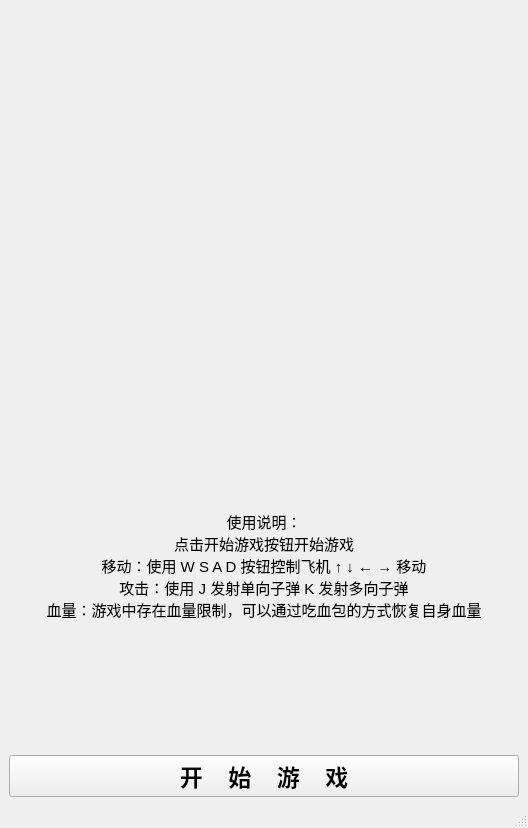
<?xml version="1.0" encoding="UTF-8"?>
<ui version="4.0">
 <class>MainWindowPlane</class>
 <widget class="QMainWindow" name="MainWindowPlane">
  <property name="geometry">
   <rect>
    <x>0</x>
    <y>0</y>
    <width>528</width>
    <height>828</height>
   </rect>
  </property>
  <property name="windowTitle">
   <string>飞机大战</string>
  </property>
  <widget class="QWidget" name="centralwidget">
   <layout class="QGridLayout" name="gridLayout">
    <item row="2" column="0">
     <widget class="QPushButton" name="pushButton">
      <property name="minimumSize">
       <size>
        <width>0</width>
        <height>40</height>
       </size>
      </property>
      <property name="font">
       <font>
        <pointsize>17</pointsize>
        <weight>75</weight>
        <bold>true</bold>
       </font>
      </property>
      <property name="text">
       <string>开    始    游    戏</string>
      </property>
     </widget>
    </item>
    <item row="0" column="0">
     <widget class="QLabel" name="label">
      <property name="text">
       <string/>
      </property>
      <property name="pixmap">
       <pixmap resource="../../img.qrc">:/start/resources/photo/background1.jpg</pixmap>
      </property>
      <property name="scaledContents">
       <bool>true</bool>
      </property>
     </widget>
    </item>
    <item row="1" column="0">
     <widget class="QLabel" name="label_2">
      <property name="font">
       <font>
        <pointsize>11</pointsize>
       </font>
      </property>
      <property name="text">
       <string>使用说明：
点击开始游戏按钮开始游戏
移动：使用 W S A D 按钮控制飞机 ↑ ↓ ← → 移动
攻击：使用 J 发射单向子弹 K 发射多向子弹
血量：游戏中存在血量限制，可以通过吃血包的方式恢复自身血量</string>
      </property>
      <property name="alignment">
       <set>Qt::AlignCenter</set>
      </property>
     </widget>
    </item>
   </layout>
  </widget>
  <widget class="QMenuBar" name="menubar">
   <property name="geometry">
    <rect>
     <x>0</x>
     <y>0</y>
     <width>528</width>
     <height>23</height>
    </rect>
   </property>
  </widget>
  <widget class="QStatusBar" name="statusbar"/>
 </widget>
 <resources>
  <include location="../../img.qrc"/>
 </resources>
 <connections/>
</ui>
